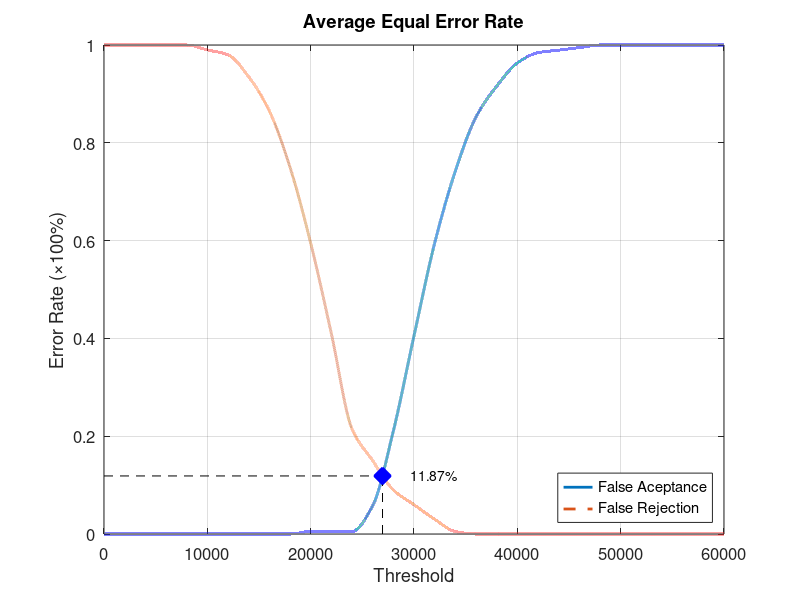
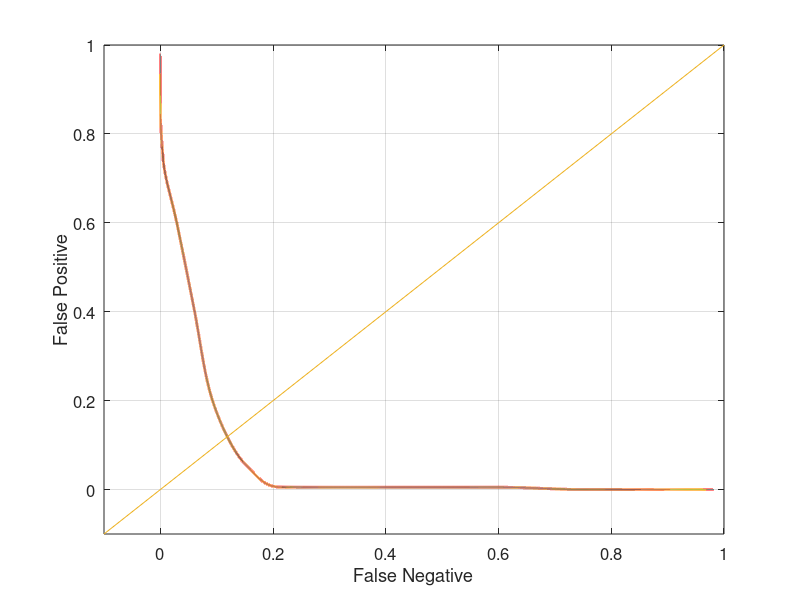

Source code (MATLAB) for these figures, in order:
function yEER = Database1_4
close all;
clear;
clc;
x = 0:2000:60000;
xq = 0:0.5:60000;

y0 = [0 0 0 0 0 0 0 0 0 0 0.00526316 0.00526316 0.00526316 0.0578947 0.210526 0.405263 0.594737 0.742105 0.852632 0.915789 0.963158 0.984211 0.989474 0.994737 1 1 1 1 1 1 1];
yy0 = interp1(x, y0, xq, 'pchip');
y1 = [1 1 1 1 1 0.99 0.98 0.935 0.865 0.75 0.595 0.41 0.215 0.15 0.09 0.06 0.03 0.005 0 0 0 0 0 0 0 0 0 0 0 0 0];
yy1 = interp1(x, y1, xq, 'pchip');

% Calculating EER: 
y2 = abs(y0 - y1);
find(y2 == min(y2))
yy2 = abs(yy0 - yy1);
xEER = find(yy2 == min(yy2));
xEERIndex = xq(xEER) % X-axis EER
yEER = yy0(xEER) % Y-axis EER

main = figure
plot(xq, yy0,'-','LineWidth', 2);	hold on
plot(xq, yy1,'--','LineWidth', 2);	hold on
plot([xEERIndex xEERIndex], [0 yEER], 'k--');	hold on
plot([0 xEERIndex], [yEER yEER], 'k--');	hold on
plot(xEERIndex, yEER, 'bx', 'LineWidth', 10);	hold on
text(xEERIndex + 10 * xEERIndex / 100, yEER, [num2str(round((10000 * yEER)) / 100) '%'])
legend('False Aceptance', 'False Rejection', 'Location', 'SouthEast')
xlabel('Threshold')
ylabel('Error Rate (\times100%)')
title('Average Equal Error Rate')
set(gca, 'FontSize', 12)
axis([0 60000 0 1])
grid on

print(main, 'Database1_4Main', '-dpng');
FNRxFPR = figure('Color', [1 1 1]);
plot(yy1, yy0, '-', yy1, yy0, 'LineWidth', 2);
hold on
y = -0.1:0.1:1
plot(y, y); 
set(gca, 'FontSize', 12)
xlabel('False Negative')
ylabel('False Positive')
axis([-0.1 1 -0.1 1])
set(gca, 'FontSize', 12)
grid on

print(FNRxFPR, 'Database1_4FNRxFPR','-dpng');
end
